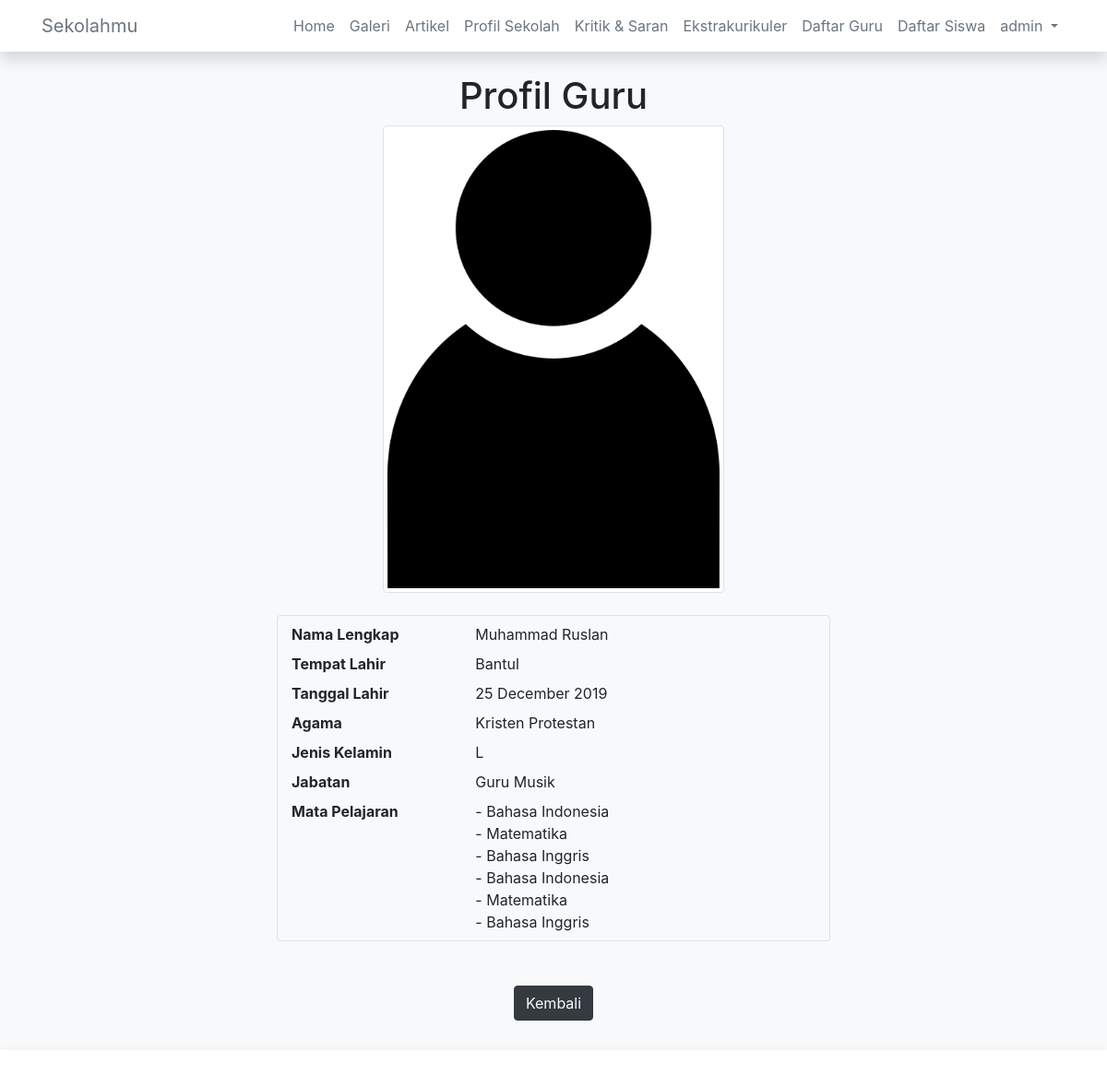
The app's page /profile_guru.php?nip=100001 (signed in) with its own data.
### tables this page shows
CREATE TABLE IF NOT EXISTS `guru` (
  `nip` int(11) NOT NULL,
  `nama` varchar(100) NOT NULL,
  `alamat` varchar(100) DEFAULT NULL,
  `gender` char(1) NOT NULL,
  `tglLahir` date DEFAULT NULL,
  `tempatLahir` varchar(100) DEFAULT NULL,
  `pass` int(11) DEFAULT NULL,
  `idJabatan` int(11) DEFAULT NULL,
  `agama` varchar(100) NOT NULL,
  `pathImg` varchar(100) DEFAULT NULL
);

CREATE TABLE IF NOT EXISTS `jabatan` (
`idJabatan` int(11) NOT NULL,
  `nama` varchar(100) DEFAULT NULL
);

CREATE TABLE IF NOT EXISTS `matapelajaran` (
`idMapel` int(11) NOT NULL,
  `nama` varchar(100) DEFAULT NULL
);

### profile_guru.php (the view, shortened to what this page needs)
<?php
include 'layout/header.php';
if (isset( $_SESSION['status'])) {
$nip=$_GET['nip'];
$query="select g.nama, g.alamat, g.gender, DATE_FORMAT(g.tglLahir, '%d %M %Y') as lahir , g.tempatLahir, g.agama, g.pathImg as foto, j.nama as jabatan FROM guru g JOIN jabatan j ON j.idJabatan=g.idJabatan where g.nip=$nip";
$tampil=mysql_query($query);
while ($result=mysql_fetch_array($tampil)) {
	$path = "assets/img/guru/".$nip.".png";
	if (file_exists($path)) {
		$path="assets/img/guru/".$nip.".png";
	}
	else{
		$path="assets/img/guru/default.png";
	}
?>
<br>
<div class="container-fluid">
	<p class="h1 text-center" >Profil Guru</p>
		<div class="row">
			<div class="col-md-4"></div>
			<div class="col-md-4"><img src="<?php echo $path; ?>" class="img-fluid img-thumbnail"></img>
			</div>
			<div class="col-md-4"></div>
		</div>
		<br>
<div class="row">
	<div class="col-md-3"></div>
	<div class="col-md-6 img-thumbnail bg-light">
		<div class="row py-1">
				<div class="font-weight-bold col-md-4">Nama Lengkap</div>
				<div class="col-md-6"><?php echo $result['nama']; ?></div>
			</div>
			<div class="row py-1">
				<div class="font-weight-bold col-md-4">Tempat Lahir</div>
				<div class="col-md-6"><?php echo $result['tempatLahir']; ?></div>
			</div>
			<div class="row py-1">
				<div class="font-weight-bold col-md-4">Tanggal Lahir</div>
				<div class="col-md-6"><?php echo $result['lahir']; ?></div>
			</div>
			<div class="row py-1">
				<div class="font-weight-bold col-md-4">Agama</div>
				<div class="col-md-6"><?php echo $result['agama']; ?></div>
			</div>
			<div class="row py-1">
				<div class="font-weight-bold col-md-4">Jenis Kelamin</div>
				<div class="col-md-6"><?php echo $result['gender']; ?></div>
			</div>
			<div class="row py-1">
				<div class="font-weight-bold col-md-4">Jabatan</div>
				<div class="col-md-6"><?php echo $result['jabatan']; ?></div>
			</div>
			<div class="row py-1">
				<div class="font-weight-bold col-md-4">Mata Pelajaran</div>
				<div class="col-md-6"><?php
				$query2="select mp.nama as mapel FROM guru g JOIN jabatan j ON j.idJabatan=g.idJabatan join tugasmapel tm on tm.nip=g.nip join matapelajaran mp on mp.idMapel=tm.idMapel where g.nip=$nip";
				$aksi=mysql_query($query2);
				while ($result2=mysql_fetch_array($aksi)) {
					echo "- ".$result2['mapel']."<br>";
				}
				?></div>
			</div>
	</div>
	<div class="col-md-3"></div>
</DIV>
<br>
<br>
	<center><a class="btn btn-dark text-light" href="daftar_guru.php">Kembali</a></center>
</div>
<br>
<br>
<br>
<?php
}
}
include 'layout/footer.php';
?>

### css/heroic-features.css (style rules this page uses)
body { padding-top: 56px; }

### records on screen
guru: nama "Muhammad Ruslan", tempatLahir "Bantul", lahir "25 December 2019", agama "Kristen Protestan", gender "L", idJabatan.nama "Guru Musik"
matapelajaran: nama "Bahasa Indonesia"
matapelajaran: nama "Matematika"
matapelajaran: nama "Bahasa Inggris"

### other values on screen
$_SESSION['username'] "admin"
